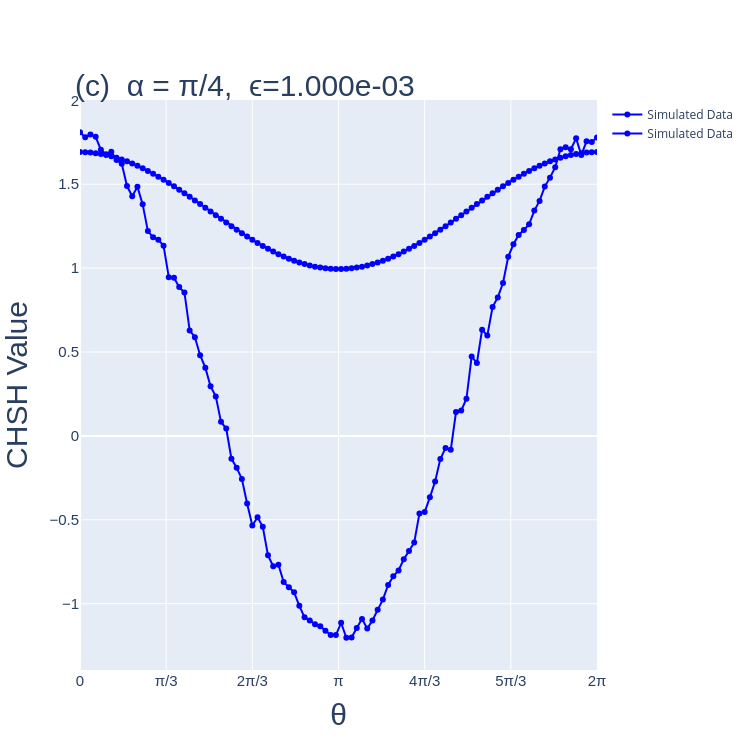

Write notebook code for a chart like this one.
### Code cell
# Flatten the data to a 1D array (handles both single row or single column CSVs)
y_data = chsh_mixed.to_numpy().flatten()
N_data = len(y_data)

# 4. Create the corresponding θ
θ = np.linspace(0, 2 * np.pi, N_data)

# 1. Variables for formatting quantities outside figure
tick_font_size = 15
axes_label_font_size = 30
title_fontsize = 30
font_family = "Arial"

# Placeholder for epsilon - update to your actual ϵ value
ϵ_val = 1e-3 

# Initialize Plotly figure
fig = go.Figure()

# Add the data trace
fig.add_trace(go.Scatter(
    x=θ, 
    y=y_data, 
    mode='lines+markers', 
    name='Simulated Data',
    line=dict(color='blue', width=2)
))
fig.add_trace(go.Scatter(
    x=θ, 
    y=analytical_CHSH(theta_FSS=θ,alpha=π/8,beta=π/8,Pt=0.9107), 
    mode='lines+markers', 
    name='Simulated Data',
    line=dict(color='blue', width=2)
))

# 2 & 3. Update the layout with the specific formatting required
fig.update_layout(
    xaxis=dict(
        title=dict(
            text='θ',
            font=dict(size=axes_label_font_size, family=font_family)
        ), 
        tickfont=dict(size=tick_font_size, family=font_family),                    
        tickmode='array',
        tickvals=[0, np.pi/3, 2*np.pi/3, np.pi, 4*np.pi/3, 5*np.pi/3, 2*np.pi],
        ticktext=['0', 'π/3', '2π/3', 'π', '4π/3', '5π/3', '2π'],
        range=[0, 2 * np.pi]
    ),
    yaxis=dict(
        title=dict(
            text='CHSH Value',  # Update y-axis label as needed
            font=dict(size=axes_label_font_size, family=font_family)
        ),
        tickfont=dict(size=tick_font_size, family=font_family)
    ),
    title=dict(
        text=f"(c)\t\tα = π/4,  ϵ={ϵ_val:1.3e}",
        font=dict(size=title_fontsize, family=font_family),
        x=0.1, 
        y=0.9
    ),
    autosize=False,
    width=750,
    height=750,
    margin=dict(l=80, r=40, t=100, b=80) # Added margin so large labels are not cut off
)

# Display the figure
fig.show()

### Figure 1 — Plotly figure (JSON) as saved in the notebook; plotly's stock layout.template omitted (floating-point values rounded to 4 significant figures)
{"data": [{"line": {"color": "blue", "width": 2}, "mode": "lines+markers", "name": "Simulated Data", "type": "scatter", "x": [0.0, 0.06347, 0.1269, 0.1904, 0.2539, 0.3173, 0.3808, 0.4443, 0.5077, 0.5712, 0.6347, 0.6981, 0.7616, 0.8251, 0.8885, 0.952, 1.015, 1.079, 1.142, 1.206, 1.269, 1.333, 1.396, 1.46, 1.523, 1.587, 1.65, 1.714, 1.777, 1.841, 1.904, 1.967, 2.031, 2.094, 2.158, 2.221, 2.285, 2.348, 2.412, 2.475, 2.539, 2.602, 2.666, 2.729, 2.793, 2.856, 2.919, 2.983, 3.046, 3.11, 3.173, 3.237, 3.3, 3.364, 3.427, 3.491, 3.554, 3.618, 3.681, 3.745, 3.808, 3.871, 3.935, 3.998, 4.062, 4.125, 4.189, 4.252, 4.316, 4.379, 4.443, 4.506, 4.57, 4.633, 4.697, 4.76, 4.823, 4.887, 4.95, 5.014, 5.077, 5.141, 5.204, 5.268, 5.331, 5.395, 5.458, 5.522, 5.585, 5.649, 5.712, 5.775, 5.839, 5.902, 5.966, 6.029, 6.093, 6.156, 6.22, 6.283], "y": [1.81, 1.78, 1.797, 1.782, 1.705, 1.679, 1.694, 1.645, 1.622, 1.489, 1.428, 1.484, 1.38, 1.221, 1.184, 1.169, 1.133, 0.9463, 0.9426, 0.8868, 0.855, 0.6287, 0.5882, 0.4811, 0.407, 0.2957, 0.2355, 0.08377, 0.04399, -0.1363, -0.1903, -0.2566, -0.403, -0.5341, -0.4848, -0.5417, -0.712, -0.7768, -0.7682, -0.8712, -0.9015, -0.9321, -1.013, -1.081, -1.1, -1.123, -1.134, -1.162, -1.186, -1.187, -1.114, -1.203, -1.202, -1.145, -1.091, -1.148, -1.1, -1.037, -0.9756, -0.8881, -0.8368, -0.8024, -0.7356, -0.6861, -0.635, -0.4631, -0.4541, -0.366, -0.2718, -0.1382, -0.07175, -0.08269, 0.142, 0.151, 0.2213, 0.4735, 0.4341, 0.633, 0.5979, 0.7677, 0.8252, 0.9114, 1.067, 1.142, 1.198, 1.228, 1.261, 1.343, 1.401, 1.486, 1.539, 1.602, 1.708, 1.721, 1.708, 1.774, 1.675, 1.756, 1.752, 1.779]}, {"line": {"color": "blue", "width": 2}, "mode": "lines+markers", "name": "Simulated Data", "type": "scatter", "x": [0.0, 0.06347, 0.1269, 0.1904, 0.2539, 0.3173, 0.3808, 0.4443, 0.5077, 0.5712, 0.6347, 0.6981, 0.7616, 0.8251, 0.8885, 0.952, 1.015, 1.079, 1.142, 1.206, 1.269, 1.333, 1.396, 1.46, 1.523, 1.587, 1.65, 1.714, 1.777, 1.841, 1.904, 1.967, 2.031, 2.094, 2.158, 2.221, 2.285, 2.348, 2.412, 2.475, 2.539, 2.602, 2.666, 2.729, 2.793, 2.856, 2.919, 2.983, 3.046, 3.11, 3.173, 3.237, 3.3, 3.364, 3.427, 3.491, 3.554, 3.618, 3.681, 3.745, 3.808, 3.871, 3.935, 3.998, 4.062, 4.125, 4.189, 4.252, 4.316, 4.379, 4.443, 4.506, 4.57, 4.633, 4.697, 4.76, 4.823, 4.887, 4.95, 5.014, 5.077, 5.141, 5.204, 5.268, 5.331, 5.395, 5.458, 5.522, 5.585, 5.649, 5.712, 5.775, 5.839, 5.902, 5.966, 6.029, 6.093, 6.156, 6.22, 6.283], "y": [1.692, 1.691, 1.689, 1.685, 1.681, 1.674, 1.667, 1.658, 1.648, 1.636, 1.624, 1.61, 1.595, 1.58, 1.563, 1.545, 1.527, 1.508, 1.488, 1.468, 1.447, 1.425, 1.404, 1.382, 1.36, 1.338, 1.316, 1.294, 1.272, 1.25, 1.229, 1.209, 1.188, 1.169, 1.15, 1.132, 1.115, 1.099, 1.083, 1.069, 1.056, 1.044, 1.033, 1.024, 1.016, 1.009, 1.003, 0.999, 0.9962, 0.9948, 0.9948, 0.9962, 0.999, 1.003, 1.009, 1.016, 1.024, 1.033, 1.044, 1.056, 1.069, 1.083, 1.099, 1.115, 1.132, 1.15, 1.169, 1.188, 1.209, 1.229, 1.25, 1.272, 1.294, 1.316, 1.338, 1.36, 1.382, 1.404, 1.425, 1.447, 1.468, 1.488, 1.508, 1.527, 1.545, 1.563, 1.58, 1.595, 1.61, 1.624, 1.636, 1.648, 1.658, 1.667, 1.674, 1.681, 1.685, 1.689, 1.691, 1.692]}], "layout": {"autosize": false, "height": 750, "margin": {"b": 80, "l": 80, "r": 40, "t": 100}, "title": {"font": {"family": "Arial", "size": 30}, "text": "(c)\t\tα = π/4,  ϵ=1.000e-03", "x": 0.1, "y": 0.9}, "width": 750, "xaxis": {"range": [0, 6.283], "tickfont": {"family": "Arial", "size": 15}, "tickmode": "array", "ticktext": ["0", "π/3", "2π/3", "π", "4π/3", "5π/3", "2π"], "tickvals": [0, 1.047, 2.094, 3.142, 4.189, 5.236, 6.283], "title": {"font": {"family": "Arial", "size": 30}, "text": "θ"}}, "yaxis": {"tickfont": {"family": "Arial", "size": 15}, "title": {"font": {"family": "Arial", "size": 30}, "text": "CHSH Value"}}}}
